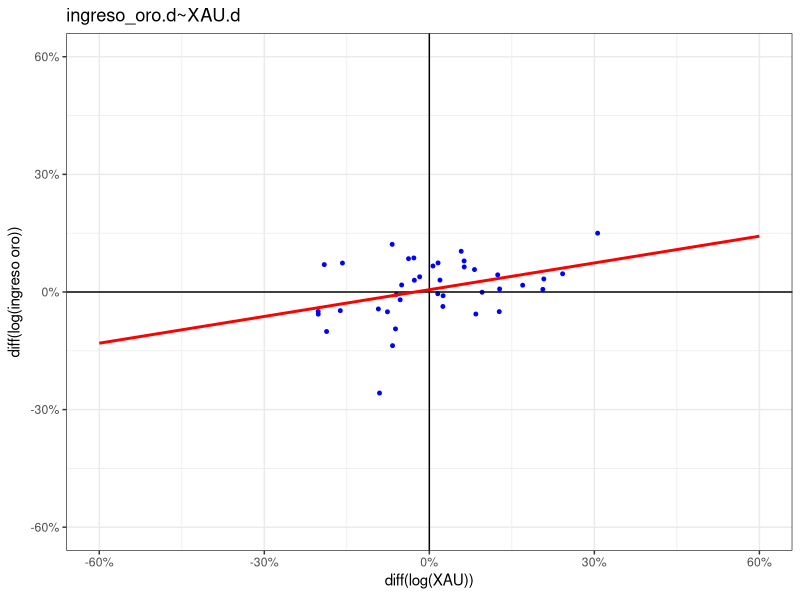
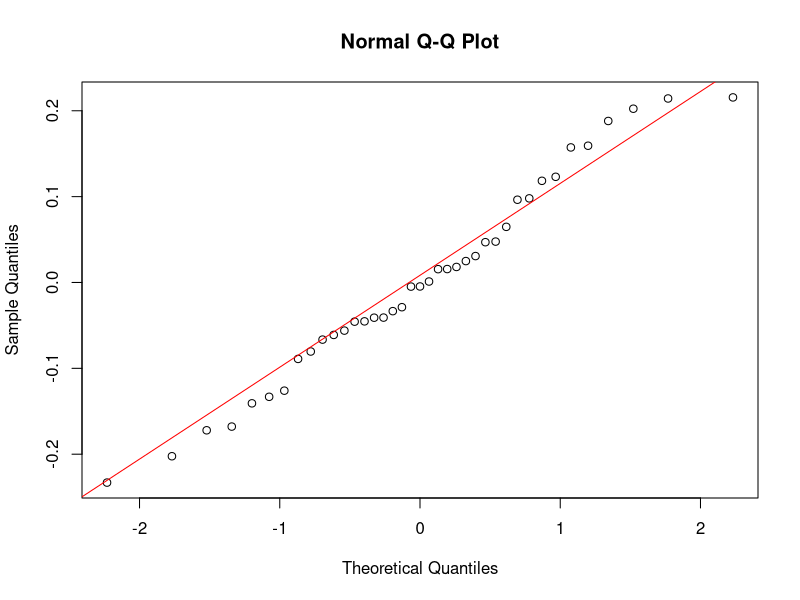

Generate these figures, in order, with R: (Note: this script raises an error after producing the figures.)
###------------------------ Modelo oro ------------------- ####
# Preparación y carga de datos:
rm(list=ls())
library(readxl)
library(ggplot2)
datos_0 <- read_excel("Base de datos_B.xlsx")
attach(datos_0)

# Transformación de datos:
library(dplyr)
datos_1 <- datos_0 %>%
  summarise(
    XAU.d=diff(log(XAU)),
    DXY.d=diff(log(DXY)),
    prod_oro.d=diff(log(prod_oro)),
    ingreso_oro.d=diff(log(ingreso_oro)))





################################################################# Niveles.
M1_oro.d0 <- lm(ingreso_oro~XAU-1)
summary(M1_oro.d0)

################################################################# diff(log(x)
M1_oro.d1 <- lm(ingreso_oro.d~XAU.d-1,
                data=datos_1)
summary(M1_oro.d1)

################################################################# cointegración
y0_1 <- (ingreso_oro)
x0_1 <- (XAU)
library(urca)
jotest=ca.jo(data.frame(y0_1,x0_1), type="trace", K=2, ecdet="none", spec="longrun")
summary(jotest)

################################################################# Raíz unitaria
a=diff(log(ingreso_oro))
b=diff(log(XAU))

library(tseries)
adf.test(a)
pp.test(a)

library(tseries)
adf.test(b)
pp.test(b)

################################################################# Gráfica
datos_1 %>%
  ggplot(aes(x=ingreso_oro.d,
             y=XAU.d))+
  theme_bw()+
  labs(title="ingreso_oro.d~XAU.d",
       y=expression(paste("diff(log(ingreso oro))")),
       x=expression(paste("diff(log(XAU))")))+
  geom_point(col="blue",
             size=1)+
  geom_hline(yintercept=0)+
  geom_vline(xintercept=0)+
  scale_x_continuous(labels=scales::percent,limits=c(-.6,.6))+
  scale_y_continuous(labels=scales::percent,limits=c(-.6,.6))+
  geom_smooth(method="lm",
              se=F,
              fullrange=T,
              col="red")

###------------------------ Pruebas diagnostico: Oro ---------------------- ####
#   Pruebas                       Modelo +     p-values

#1. Prueba de media cero:         Cumple.   
#                                 p-v:0.9294 t-test
#2. Pureba de normalidad:         Cumple.   
#                                 p-v:0.5853 Shapiro-wilk
#3. Prueba de heterocedasticidad: El modelo es homocedástico.
#                                 p-v:NA     Breusch-Pagan
#4. Prueba de correlación serial: No se detecta correlación serial en los errores.
#                                 p-v:0.0914  Durbin-Watson
#5. Prueba RESET:                 El modelo está correctamente especificado.
#                                 p-v:0.5922

# 1. Prueba de media cero:                                                  ####
# H0 : E[u] = 0
# H1 : E[u] != 0
t.test(M1_oro.d1$residuals,mu=0)
# p-value > 0.05, no se rechaza HO: en este caso los errores tienen media cero.

# 2. Prueba de normalidad:                                                  ####
# H0 : Los errores son normales
# H1 : Los errores no son normales
shapiro.test(M1_oro.d1$residuals)
library(nortest)
ad.test(M1_oro.d1$residuals)
# p-value > 0.05, no se rechaza HO: en este caso los errores son normales.
qqnorm(M1_oro.d1$residuals)
qqline(M1_oro.d1$residuals, col = "red")

# 3. Prueba de heterocedasticidad:                                          ####
# H0 : Los errores son homocedásticos
# H1 : Los errores no son homocedásticos
library(lmtest)
bptest(M1_oro.d1)
# p-value > 0.05, no se rechaza HO: en este caso los errores cumplen
# con supuestos de homocedásticidad.

# 4. Prueba de correlación serial:                                          ####

# 4.1. Prueba Durbin-Watson
# H0 : Los errores no tienen correlación serial sucesiva
# H1 : Los errores tienen correlación serial sucesiva
dwtest(M1_oro.d1, alternative = "two.sided")
0.# p-value > 0.05, no se rechaza HO: en este caso existe evidencia de
# correlación serial sucesiva.

# 4.2. Prueba Breush-Godfrey
# H0 : Los errores no tienen correlación serial sucesiva hasta orden r
# H1 : Los errores no tienen correlación serial sucesiva hasta orden r
bgtest(M1_oro.d1, order = 3)
bgtest(M1_oro.d1, order = 6)
bgtest(M1_oro.d1, order = 9)
bgtest(M1_oro.d1, order = 12)
# p-value > 0.05, no se rechaza HO: en este caso existe evidencia de
# correlación serial sucesiva de orden r.

# 5. Prueba RESET:                                                          ####
# H0 : El modelo está correctamente especificado
# H1 : El modelo no está correctamente especificado
library(lmtest)
library(sandwich)
resettest(M1_oro.d1, power = 2:3, vcov = vcovHAC)
# p-value > 0.05, no se rechaza HO: en este caso el modelo esta correctamente
# especificado.
